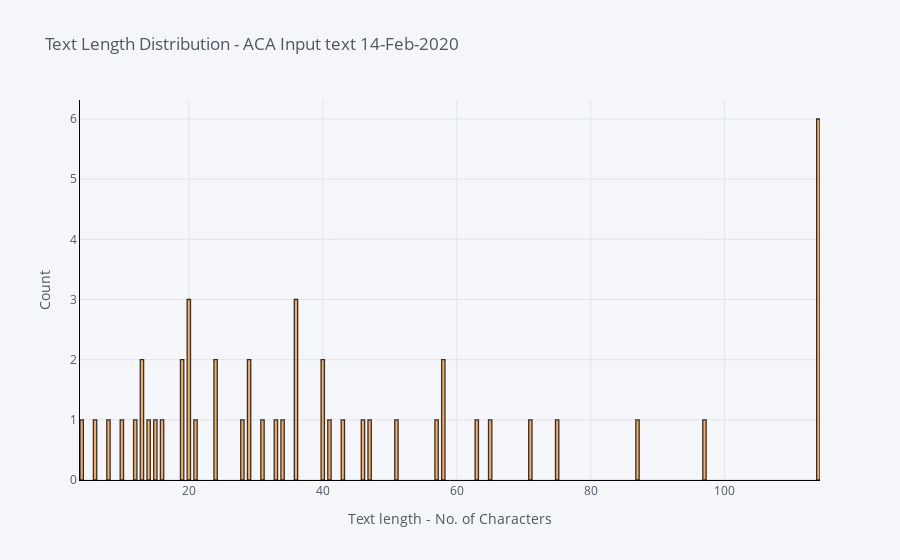

Notebook cell for this chart:
### Code cell
# Creates a histogram with distribution of Comments length (number of charaters including space)
df['comment_len'].iplot(
    kind='hist',
    bins=300,
    xTitle='Text length - No. of Characters',
    linecolor='black',
    yTitle='Count',
    title='Text Length Distribution - ACA Input text 14-Feb-2020')

### Figure 1 — Plotly figure (JSON) as saved in the notebook; plotly's stock layout.template omitted (floating-point values rounded to 4 significant figures)
{"data": [{"histfunc": "count", "histnorm": "", "marker": {"color": "rgba(255, 153, 51, 1.0)", "line": {"color": "#000000", "width": 1.3}}, "name": "comment_len", "nbinsx": 300, "opacity": 0.8, "orientation": "v", "type": "histogram", "x": [97, 46, 58, 75, 20, 21, 40, 43, 57, 40, 24, 15, 4, 71, 31, 36, 6, 29, 63, 34, 47, 10, 51, 87, 33, 36, 19, 58, 19, 8, 24, 20, 16, 20, 29, 14, 28, 13, 41, 65, 13, 36, 12, 114, 114, 114, 114, 114, 114]}], "layout": {"barmode": "overlay", "legend": {"bgcolor": "#F5F6F9", "font": {"color": "#4D5663"}}, "paper_bgcolor": "#F5F6F9", "plot_bgcolor": "#F5F6F9", "title": {"font": {"color": "#4D5663"}, "text": "Text Length Distribution - ACA Input text 14-Feb-2020"}, "xaxis": {"gridcolor": "#E1E5ED", "linecolor": "black", "showgrid": true, "tickfont": {"color": "#4D5663"}, "title": {"font": {"color": "#4D5663"}, "text": "Text length - No. of Characters"}, "zerolinecolor": "#E1E5ED"}, "yaxis": {"gridcolor": "#E1E5ED", "linecolor": "black", "showgrid": true, "tickfont": {"color": "#4D5663"}, "title": {"font": {"color": "#4D5663"}, "text": "Count"}, "zerolinecolor": "#E1E5ED"}}}
